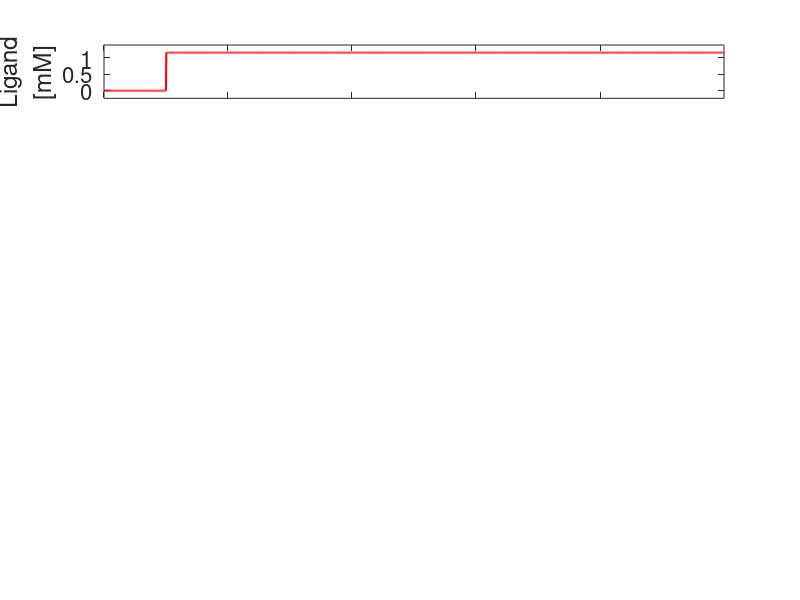

Source code (MATLAB): (Note: this script raises an error after producing the figure.)
function [t , Ca, L, I, R_a] = GPCR_negative_feedback_simulation(varargin)
    %% parameters    
    
    %General consts   
        %light mode for debug
        ez                                  =   true;
        
        %1 = only our model. 2 = including previous H.H model for AWA
        model_type                          =   1;
        
        %show output. 1 = show, 0 = don't show
        show_output                         =   true;
        
        %ending time of simulation in mili seconds
        t_end                               =   100000;
        
        %print time tracking
        time_track                          =   true;
    
        %decay time of calcium concentration in mili seconds 
        t_c                                 =   4e3;
        
        %initial value of inhibition
        I_initial_val                       =   0;
 
        %steady state calcium concentration in mollar
        Ca_0                                =   100e-9;
        
    %Receptor activation function.
        K2                                  =   10;   
        K1                                  =   25;
        L_0                                 =   1; % In uM
        
    %Self activation function
        R_t                                 =   0.95;
        S_min                               =   1e-6;
        S_max                               =   1;
        K4                                  =   1e-07;  

    %InputLigandProfile
    %gradType: 1 = linear
    %           2 = step
    %           3 = sigmoid
    %           4 = stairs
    %           5 = multi_steps
    %           6 = exponential
        gradType                            =   2;    
        baseline                            =   DAMToUM(10^-8);     
        ts                                  =   10000; 
        tf                                  =   100000; 
        lin_slope                           =   1150/1000000;
        amplitude                           =   1150;
        step_duration                       =   30000;
        break_duration                      =   60000;
    %Modification function. 
        K5                                  =   5;
        K6                                  =   2e-6;
        t_I                                 =   3e5; %in ms 
        
    % only relevant if intergrating with previous model for AWA H.H
        c_current                           =   35;
    %% parse
    p = inputParser;
        
    addOptional(p,'ez',ez);
    addOptional(p,'model_type',model_type);
    addOptional(p,'show_output',show_output);
    addOptional(p,'t_end',t_end);
    addOptional(p,'time_track',time_track);
    addOptional(p,'calcium_decay_time_const',t_c);
    addOptional(p,'I_initial_val',I_initial_val);
    addOptional(p,'Ca_0',Ca_0);

    addOptional(p,'C_I',K2);
    addOptional(p,'C_L',K1);
    addOptional(p,'L_0',L_0);
    
    addOptional(p,'critic_receptor_activation',R_t);
    addOptional(p,'S_min',S_min);
    addOptional(p,'S_max',S_max);
    addOptional(p,'S2Ca_coeff',K4);
   
    addOptional(p,'gradType',gradType);
    addOptional(p,'baseline',baseline);
    addOptional(p,'ts',ts);
    addOptional(p,'tf',tf);
    addOptional(p,'lin_slope',lin_slope);
    addOptional(p,'amplitude',amplitude);
    addOptional(p,'step_duration',step_duration);
    addOptional(p,'break_duration',break_duration);
    
    addOptional(p,'calcium_dependent_inhibition_coeff',K5);
    addOptional(p,'calcium_independent_inhibition_coeff',K6);
    addOptional(p,'inhibition_decay_time_const',t_I);

    addOptional(p,'c_current',c_current);
    
    parse(p,varargin{:});
    ourparams       = zeros(1,100);
    
    ez              = p.Results.ez;
    model_type      = p.Results.model_type;
    show_output     = p.Results.show_output;
    t_end           = p.Results.t_end;
    time_track      = p.Results.time_track;
    ourparams(3)    = p.Results.calcium_decay_time_const; 
    ourparams(4)    = p.Results.I_initial_val;   
    ourparams(5)    = p.Results.Ca_0;
   
    ourparams(21)   = p.Results.C_I;
    ourparams(22)   = p.Results.C_L;
    ourparams(25)   = p.Results.L_0;
    
    ourparams(31)   = p.Results.gradType;
    ourparams(32)   = p.Results.baseline;
    ourparams(33)   = p.Results.ts;
    ourparams(34)   = p.Results.tf;  
    ourparams(35)   = p.Results.lin_slope; 
    ourparams(36)   = p.Results.amplitude; 
    ourparams(37)   = p.Results.step_duration; 
    ourparams(38)   = p.Results.break_duration; 
    
    ourparams(41)   = p.Results.calcium_dependent_inhibition_coeff; 
    ourparams(42)   = p.Results.calcium_independent_inhibition_coeff;
    ourparams(43)   = p.Results.inhibition_decay_time_const; 

    ourparams(51)   = p.Results.critic_receptor_activation;
    ourparams(52)   = p.Results.S_min;
    ourparams(53)   = p.Results.S_max;
    ourparams(54)   = p.Results.S2Ca_coeff;
    
    ourparams(60)   = p.Results.c_current;
    %% general parameters of the simulation
    %frequency of data saving
    savingResolution            =   50;
    if ez, savingResolution     =   100; end

    %minimum allowed dt in mili seconds
    min_dt                      =   0.0001;
    if ez, min_dt               =   0.001; end

    %maximum allowed dt in mili seconds
    max_dt                      =   0.5;

    %upper bound for the vectors size
    vec_size                    =   floor(t_end/min_dt/savingResolution);

    %initialize the times vector
    t                           =   nan(vec_size,1);

    %initialize the self-amplification motif vector
    S                           =   nan(vec_size,1);
    
    %initialize Ligand gradient
    L                           =   nan(vec_size,1);

    %initialize receptor activation 
    R_a                         =   nan(vec_size,1);

    %initialize Calcium concentration 
    Ca                          =   nan(vec_size,1);

    %initialize inhibition level 
    I                           =   nan(vec_size,1);
    
    %initializing parameters which required for intergrated model
    if (model_type == 2)
        %number of physical parametes in model
        gating_param_num        =   7;   
        %initialize matrix which holds the gating parameters along time
        gating_params           =   nan(vec_size,gating_param_num);
        %initialize the Voltage vector
        V                       =   nan(vec_size,1);
        %initialize the input current vector
        E_C                       =   nan(vec_size,1);
    end
    
    %% setting starting parameters
    %initializing time
    t(1)                        =   0;

    %initializing odorant concentration
    L(1)                        =   InputLigandProfile(t(1), p.Results.gradType, p.Results.baseline, p.Results.ts,...
                                    p.Results.tf, p.Results.lin_slope, p.Results.amplitude, p.Results.step_duration);

    %initializing Calcium concentration             
    Ca(1)                       =   ourparams(5);

    %initializing inhibition level
    I(1)                        =    ourparams(4);
    
    %initializing receptor activation
    R_a(1)                      =   Receptor_activation(L(1) ,I(1),ourparams(21),ourparams(22), ourparams(25));

    %initializing self-amplification value
    S(1)                        =   ourparams(52);
    
     %starting parameters which required for intergrated model
    if (model_type == 2)
        %initial Votage in mV
        V(1)                    =   -75.03;      

        %initial Calicum 1 gating parameter (C_1)
        gating_params(1,1)      =   1.13e-5;                   

        %initial Calicum 1 gating parameter (C_2)
        gating_params(1,2)      =   1.13e-5;                      

        %initial pottassium SHK1 gating parameter (C_2)
        gating_params(1,3)      =   2.04e-7;                      

        %initial pottassium Kr gating parameter (Kr)
        gating_params(1,4)      =   0;                            

        %initial High V 1 pottasoim channels gating parameter
        gating_params(1,5)      =   3.48e-5;                      

        %initial pottassium Kr gating parameter (Kra)
        gating_params(1,6)      =   0;                            

        %initial High V 2 pottasoim channels gating parameter
        gating_params(1,7)      =   1.24e-9;   
        
        %initial current
        E_C(1)                    =    0;
    end
    %% running the numeric simulation
    curr_t                      = t(1);
    curr_Ca                     = Ca(1);
    curr_L                      = L(1);
    curr_I                      = I(1);
    curr_R_a                    = R_a(1);
    curr_S                      = S(1);
    if (model_type == 2)
        curr_V = V(1);
        curr_E_C = E_C(1);
        curr_gating_params = gating_params(1,:);
    end
    
    
    %counter
    i = 1;
    while (curr_t < t_end)
        
        if (model_type == 1) 
            [d_Ca_dt, d_I_dt, d_S_dt] = fullModel(curr_Ca,curr_R_a,curr_S,curr_I,ourparams);
        
            %get the needed resolution of dt for this step
            min_needed_dt       =   1/max(abs([ d_I_dt,d_S_dt]));
            dt                  =   max(min(min_needed_dt,max_dt),min_dt);
        elseif (model_type == 2)
            [d_gating_params_dt, d_V_dt, d_Ca_dt, d_I_dt, d_S_dt] = fullIntegratedModel(curr_gating_params,...
                        curr_V, curr_E_C, curr_Ca, curr_R_a, curr_S, curr_I, ourparams);
            min_needed_dt       =   1/max(abs([d_gating_params_dt, d_V_dt, d_I_dt, d_S_dt]));
            dt                  =   max(min(min_needed_dt,max_dt),min_dt);
        end
            
        %get the changes in params for this step
        d_Ca                        = dt * d_Ca_dt;
        d_I                         = dt * d_I_dt;
        d_S                         = dt * d_S_dt;
        
        if (model_type == 2)
            d_gating_params         = dt * d_gating_params_dt;
            d_V                     = dt * d_V_dt;
        end
        
        %update curr data for this step
        curr_t                      =   curr_t + dt;
        curr_Ca                     =   curr_Ca + d_Ca;
        curr_L                      =   InputLigandProfile(curr_t,ourparams(31),ourparams(32),ourparams(33),...
                                        ourparams(34),ourparams(35),ourparams(36),ourparams(37),ourparams(38));
        curr_I                      =   curr_I + d_I; 
        curr_R_a                    =   Receptor_activation(curr_L,curr_I,ourparams(21),ourparams(22), ourparams(25));
        curr_S                      =   curr_S + d_S;
        curr_S                      =   min(max(curr_S,ourparams(52)),ourparams(53)); 
        if (model_type == 2)
            curr_V                  =   curr_V + d_V;
            curr_gating_params      =   curr_gating_params + d_gating_params;
            curr_E_C                =   ourparams(60) * curr_S;
        end
        i                           =   i + 1;
       
        
        
        %saving the data for this step
        if (mod(i,savingResolution) == 0)
            ii                      =   i/savingResolution;
            t(ii+1)                 =   curr_t;
            Ca(ii+1)                =   curr_Ca;
            L(ii+1)                 =   curr_L;
            I(ii+1)                 =   curr_I;
            R_a(ii+1)               =   curr_R_a;
            S(ii+1)                 =   curr_S; 
            if (model_type == 2)
                V(ii+1)             =   curr_V;
                E_C(ii+1)           =   curr_E_C;
            end
        end

        %follow the process
        if (mod(i,10^5) == 0 && time_track)
            disp(num2str(curr_t)); 
        end
    end

    %erasing unused space in all vectors and matrices
    t                               =   t(~isnan(t)); 
    Ca                              =   Ca(~isnan(Ca));
    L                               =   L(~isnan(L));
    I                               =   I(~isnan(I));
    R_a                             =   R_a(~isnan(R_a));
    S                               =   S(~isnan(S));
    if (model_type == 2)
        V                           =   V(~isnan(V));
        E_C                         =   E_C(~isnan(E_C));
    end
    
    %% drawing the data from simulation
    if show_output
        subplot(12,1,1:2);
        plot(t/1000,L*10^-3,'LineWidth', 1.5, 'Color', 'r'); 
        ylabel({'Ligand' , '[mM]'});
        ylim([-0.2*max(L*10^-3),1.2*max(L*10^-3)]);
        xlim([min(t/1000) max(t/1000)]);
        set(gca,'FontSize',16);
        set(gca,'XTickLabel',[]);
        ax = gca;
        ax.XGrid = 'on';
        ax.YGrid = 'of';

        subplot(12,1,3:7); 
        plot(t/1000,Ca*10^6,'LineWidth', 1.5, 'Color', 'b'); 
        ylabel({'Calcium conc.','[\muM]'});
        ylim([-0.1*max(Ca*10^6),1.1*max(Ca*10^6)]);
        xlim([min(t/1000) max(t/1000)]);
        set(gca,'FontSize',16);
        set(gca,'XTickLabel',[]);
        ax = gca;
        ax.XGrid = 'on';
        ax.YGrid = 'of';

        subplot(12,1,8:12); 
        yyaxis right; plot(t/1000,I,'LineWidth', 1.5); 
        ylabel('Inhibition');
        ylim([-0.03*max(I),1.03*max(I)]);
        yyaxis left; plot(t/1000,R_a,'LineWidth', 1.5);
        ylabel('Receptor Activation');
        ylim([-0.05,1.05]);
        xlabel('Time [Sec]');
        xlim([min(t/1000) max(t/1000)]);
        set(gca,'FontSize',16);
        ax = gca;
        ax.XGrid = 'on';
        ax.YGrid = 'of';
    end
    %% main model function
    function [d_Ca_dt, d_I_dt, d_S_dt] = fullModel(curr_Ca, curr_R_a, curr_S,curr_I, ourparams)
    
        % tracking the calcium concentration derivative in M/ms. 
        d_Ca_dt     = ourparams(54)*curr_S - (1/ourparams(3))*(curr_Ca - ourparams(5));

        %change in inhibition level based on calcium level in cell    
        d_I_dt      = Inhibition_rate_equation(curr_Ca, ourparams(41), ourparams(42) ,ourparams(43), ourparams(5),curr_I,curr_R_a); 

        %change in apmlifier
        d_S_dt      = curr_S * (curr_R_a - ourparams(51));
    end
    
    %% function which relevant only for integrated model
    function [d_gating_params_dt, d_V_dt, d_Ca_dt, d_I_dt, d_S_dt] = fullIntegratedModel(curr_gating_params,curr_V, curr_E_C, curr_Ca, curr_R_a, curr_S, curr_I, ourparams)
        %parameters for the main model function

        %avogadro number
        mol         =   6.022e23;

        %electron charge for computing the charge of Ca ion
        e_charge    =   1.602e-19;

        %AWA cell volume in Liters
        AWA_vol     =   1.5e-13;

        %capacitance of the cell in nano farad
        cap         =   1.5e-3;

        %contuctence of Calcium channels (egl-19) in nS 
        gCa         =   0.1;

        %calicum reversal potential in mV
        vCa         =   120.0;

        %calcium inactivation factor
        f           =   0.4;

        %conductence of potasium, SHK-1 channels in nS.
        gK1         =   1.5;

        %conductence of inward rectifyng current-dependent K channel in nS  
        gKir        =   0.8;

        %inward rectifying potassium channel saturated currnt. in pA
        I_0         =   5.0;

        %inward rectifying potassium channel smoothing factor
        beta        =   5.0;

        %conductence of slow inactivating potasium channels Kr in nS
        gKr         =   0.39;

        %conductence of first high-V potasium channel (slo-1 or slo-2) in nS
        gK2         =   1.0;

        %conductence of second high-V potasium channel (slo-1 or slo-2) in nS
        gK3         =   0.1;

        %conductence of slow activating potasium channels Kr_a in nS
        gKa         =   0.91;

        %potasium reversal potential in mV
        vK          =   -84.0;

        %conductence for leak current  in nS
        gL          =   0.25;

        %leak current reversal potential in mV
        vL          =   -65.0;  

        % parameters for all gating dynamics

        %SHK1 potassium channels decay time in mili seconds ("switching time")
        Tau_SHK1            =   30.0;

        %SHK1 potassium channels V0 ("activation voltage") in milivolt
        V0_SHK1             =   2;

        %SHK1 potassium channels delta V ("activation slope") in milivolt
        deltaV_SHK1         =   10;

        %Kr slowly inactivating potassium channels decay time in mili seconds ("switching time")
        Tau_Kr              =   1800.0;

        %Kr slowly inactivating potassium channels V0 ("activation voltage") in milivolt
        V0_Kr1              =   -42.0;

        %Kr slowly inactivating potassium channels delta V ("activation slope") in milivolt
        deltaV_Kr1          =   5.0;

        %Kr slowly inactivating potassium channels V0 ("inactivation voltage") in milivolt
        V0_Kr2              =   -42.0;

        %Kr slowly inactivating potassium channels delta V ("inactivation slope") in milivolt
        deltaV_Kr2          =   5.0;

        %First high-V potassium channels decay time in mili seconds ("switching time")
        Tau_K_highV1        =   1000.0;

        %First high-V potassium channels V0 ("activation voltage") in milivolt
        V0_K_highV1         =   13.0;

        %First high-V potassium channels delta V ("activation slope") in milivolt
        deltaV_K_highV1     =   20.0;

        %Second high-V potassium channels decay time in mili seconds ("switching time")
        Tau_K_highV2        =   1000.0;

        %Second high-V potassium channels V0 ("activation voltage") in milivolt
        V0_K_highV2         =   -25.0;

        %Second high-V potassium channels delta V ("activation slope") in milivolt
        deltaV_K_highV2     =   5.0;
        % model itself

        %calcium current in pA
        I_Ca = gCa*(curr_gating_params(1)+f*curr_gating_params(2))*(curr_V-vCa);  

        %leakage current  in pA
        I_leak = gL*(curr_V - vL);

        %inward rectifying potassium current in pA
        I_Kir = - gKir*(-I_0 + I_0*log(1 + exp(-1*(curr_V - vK - I_0)/beta)));

        %3 kind of pottasium channels with simple gating dynamics in pA
        I_K_123 = (curr_V - vK)*(gK1*curr_gating_params(3) + gK2*curr_gating_params(5) + gK3*curr_gating_params(7));

        % current of Kr in pA
        I_Kr = gKr*(1-curr_gating_params(4))*m_inf(curr_V,V0_Kr1,deltaV_Kr1)*(curr_V - vK);

        % current of Kra in pA
        I_Ka = gKa*curr_gating_params(6)*(curr_V - vK);

        %get the new rates (d_params_dt) for the next step
        d_gating_params_dt = nan(1,7);
        d_V_dt =  (curr_E_C - (I_Ca + I_leak + I_Kir + I_K_123 + I_Kr + I_Ka))/cap;
        [d_gating_params_dt(1), d_gating_params_dt(2)] = d_C12_dt(curr_V,curr_gating_params(1),curr_gating_params(2));
        d_gating_params_dt(3) = simple_gating_dynamics(curr_V,curr_gating_params(3),Tau_SHK1,V0_SHK1,deltaV_SHK1);
        d_gating_params_dt(4) = simple_gating_dynamics(curr_V,curr_gating_params(4),Tau_Kr,V0_Kr2,deltaV_Kr2);
        d_gating_params_dt(5) = simple_gating_dynamics(curr_V,curr_gating_params(5),Tau_K_highV1,V0_K_highV1,deltaV_K_highV1);
        d_gating_params_dt(6) = dm_Kra_dt(curr_V,curr_gating_params(6));
        d_gating_params_dt(7) = simple_gating_dynamics(curr_V,curr_gating_params(7),Tau_K_highV2,V0_K_highV2,deltaV_K_highV2);

        % tracking the calcium concentration derivative in M/ms. we convert from C/ms to M/ms
        d_Ca_dt = -(I_Ca*1e-15/(2*e_charge*mol*AWA_vol) + (1/ourparams(3))*(curr_Ca - ourparams(5)));

        %change in modification level of receptros based on calcium level in cell    
        d_I_dt = Inhibition_rate_equation(curr_Ca, ourparams(41), ourparams(42), ourparams(43),ourparams(5), curr_I, curr_R_a); 

        d_S_dt = curr_S * (curr_R_a - ourparams(51));
    end

    function [ mInf ] = m_inf(V,V0,deltaV )                                               
        %this is function mInf which is used for K channels and also Ca channels (for Ca there is product of 2 mInf)
        mInf =  0.5 * (1 + tanh((V-V0)/deltaV));
    end

    function [dm_dt] = simple_gating_dynamics(V,curr_m,Tau,V0,deltaV)
        %the change in gating parametes for the case of simple dynamicss
        mInf = m_inf(V,V0,deltaV);
        dm_dt = (mInf-curr_m)/Tau;
    end

    function [d_Ka_dt] = dm_Kra_dt (V,curr_Ka)
        %slow activation time in mili seconds ("Tau_Ka_1")
        Tau_Ka_1 = 27000;

        %activation voltage in mili volt ("V_Ka_1")
        V_Ka_1 = -52;

        %activation slope in mili volt ("deltaV_Ka_1")
        deltaV_Ka_1 = 20;

        %fast activation time in mili seconds ("Tau_Ka_2")
        Tau_Ka_2 = 3000;

        %activation voltage in mili volt ("V_Ka_2")
        V_Ka_2 = -32;

        %activation slope in mili volt ("deltaV_Ka_2")
        deltaV_Ka_2 = 4;

        %this is how it supposed to be according to the paper
            %Tau_Ka = Tau_Ka_1 + (Tau_Ka_2 - Tau_Ka_1)*m_inf(V,V_Ka_2,deltaV_Ka_2);
            %d_Ka_dt = simple_gating_dynamics(V,curr_Ka,Tau_Ka,V_Ka_1,deltaV_Ka_1);  

        %this is how it appears in their simulation code
            Tau_Ka = Tau_Ka_1 + (Tau_Ka_2 - Tau_Ka_1)*0.5*(1+tanh(V-V_Ka_1)/deltaV_Ka_1);    
            d_Ka_dt = simple_gating_dynamics(V,curr_Ka,Tau_Ka,V_Ka_2,2);  
    end

    function [ d_C1_dt , d_C2_dt ] = d_C12_dt(V,curr_C1, curr_C2)
        %calcium channel steady state normalization
        C0 = 0.55;

        %Calcium channel inactivation time voltage scale ("V_C3")
        V_C3 = 23;                                                                       

        %Calcium channel inactivation time voltage slope ("deltaV_C3")
        deltaV_C3 = 24; 

        %Calcium channel activation voltage ("V_C1") 
        V_C1 = -21.6;    

        %Calcium channel activation slope ("deltaV_C1") 
        deltaV_C1 = 9.17;                                                                     

        %Calcium channel inactivation voltage ("V_C2") 
        V_C2 = 16.2;    

        %Calcium channel inactivation slope ("deltaV_C2") 
        deltaV_C2 = -16.1;  

        %calcium channel activation time scale ("Tau_C1")
        Tau_C1 = 1.0; 

        %calcium channel activation time scale ("Tau_C2")
        Tau_C2 = 160.0; 

        %this is how it appears in the paper
        %     Tau_C2_of_V = Tau_C2/cosh((V-V_C3)/deltaV_C3);
        %     d_C2_dt = (curr_C1 - curr_C2) / Tau_C2_of_V;
        % 
        %     Ca_inf = m_inf(V,V_C1,deltaV_C1);
        %     Ci_inf = (2/C0)*m_inf(V,V_C2,deltaV_C2);
        %     d_C1_dt = (Ca_inf*Ci_inf*(1-curr_C2) - curr_C1)/Tau_C1 - (curr_C1 - curr_C2)/Tau_C2_of_V;
       
        %this is how it appears in their simulation code
            T2 = 80*(1/cosh((V-23)/(2*24)));                                                    
            mx = 3.612/4;
            m1 = m_inf(V,-21.6,9.17);
            m2 = m_inf(V,16.2,-16.1);
            d_C1_dt = (m1*m2/mx - curr_C1)/1 - m1*m2*curr_C2/(mx*1) - curr_C1/(2*T2) + curr_C2/(2*T2);
            d_C2_dt = (curr_C1-curr_C2)/(2*T2);   
    end
    %% other functions
    function  [L_curr] = InputLigandProfile(t_curr,gradType, baseline, ts, tf, lin_slope,amplitude,step_duration, break_duration)
        %this is the input Odorant concentration as function of time, in micro molar

        if ((t_curr < tf) && (t_curr > ts))
            switch gradType 
                case 1 %linear
                    L_curr      =   (t_curr - ts)*lin_slope + baseline;
                case 2 %step
                    L_curr      =   amplitude + baseline;
                case 3 %tanh. sigmoid wil start at 1% at ts and each 99.9 precent at tf
                    t_center    =   ts + (tf - ts)/2;
                    L_curr      =   baseline + amplitude*(1 + tanh(-3.8*(t_curr - t_center)/(ts - t_center)));
                case 4 %growing steps
                    growRatio   =  7;
                    %ligand_curr = baseline + amplitude*(growRatio^floor((t_curr - ts)/step_duration));
                    L_curr      =   baseline*(growRatio^(1+floor((t_curr - ts)/step_duration)));
                case 5 %steps - notice that the breaks duration is the same as steps duration
                    if     mod(floor((t_curr - ts)/step_duration),2) == 0, L_curr = baseline + amplitude;
                    elseif mod(floor((t_curr - ts)/step_duration),2) == 1, L_curr = baseline;
                    end
                case 6 %exponential
                    K           =   log(amplitude/0.1)/(tf-ts);
                    L_curr      =   baseline + 0.1*exp(K*(t_curr-ts));
                case 7 %2-steps
                    if ((t_curr-ts) < step_duration), L_curr = baseline + amplitude;
                    elseif ((t_curr-ts - step_duration) < break_duration), L_curr = baseline;
                    else, L_curr = baseline + amplitude;
                    end   
                 case 8 %multi-step with break
                    if ((t_curr - ts) < step_duration*(step_num*2 - 1)) 
                        if     mod(floor((t_curr - ts)/step_duration),2) == 0, L_curr = baseline + amplitude;
                        elseif mod(floor((t_curr - ts)/step_duration),2) == 1, L_curr = baseline;
                        end
                    else
                        if ((t_curr - ts) < (step_duration*(step_num*2 - 1) + break_duration))
                            L_curr = baseline;
                        elseif ((t_curr - ts) < (step_num*step_duration*2 + break_duration))
                            L_curr = baseline + amplitude;
                        else
                            L_curr = baseline;
                        end
                    end
                 case 9 %steps - breaks duration is not  the same as steps duration
                    if     mod((t_curr - ts),(step_duration + break_duration)) < step_duration, L_curr = baseline + amplitude;
                    elseif mod((t_curr - ts),(step_duration + break_duration)) >= step_duration, L_curr = baseline;
                    end    
            end
        else
            L_curr = baseline;
        end  
    end

    function [R_a] = Receptor_activation(curr_L, curr_I,C_I,C_L,L_0) 
        %the activation of the ceceptor based on the ligand conc. and the inhibition level 
        R_a = C_L*log10(curr_L/L_0) - C_I*curr_I;
        R_a = 1/(1+exp(-R_a));
    end

    function [d_I_dt] = Inhibition_rate_equation(curr_Ca, calcium_dependent_inhibition_coeff,...
                                                calcium_independent_inhibition_coeff,inhibition_decay_time_const , Ca_0,curr_I,curr_R_a)
        d_I_dt = calcium_dependent_inhibition_coeff * (curr_Ca - Ca_0)*(curr_R_a) + ...
                 calcium_independent_inhibition_coeff*(curr_R_a) - (1/inhibition_decay_time_const)*curr_I*(1-(curr_R_a));
    end

    function [ uM ] = DAMToUM( volumeFraction )
        DA_MW = 86.09; %gram/mol;
        DA_Density = 0.990*1000; %gram/liter;
        pureDA_UM = DA_Density/DA_MW*10^6;

        uM = pureDA_UM*volumeFraction;
    end
end
